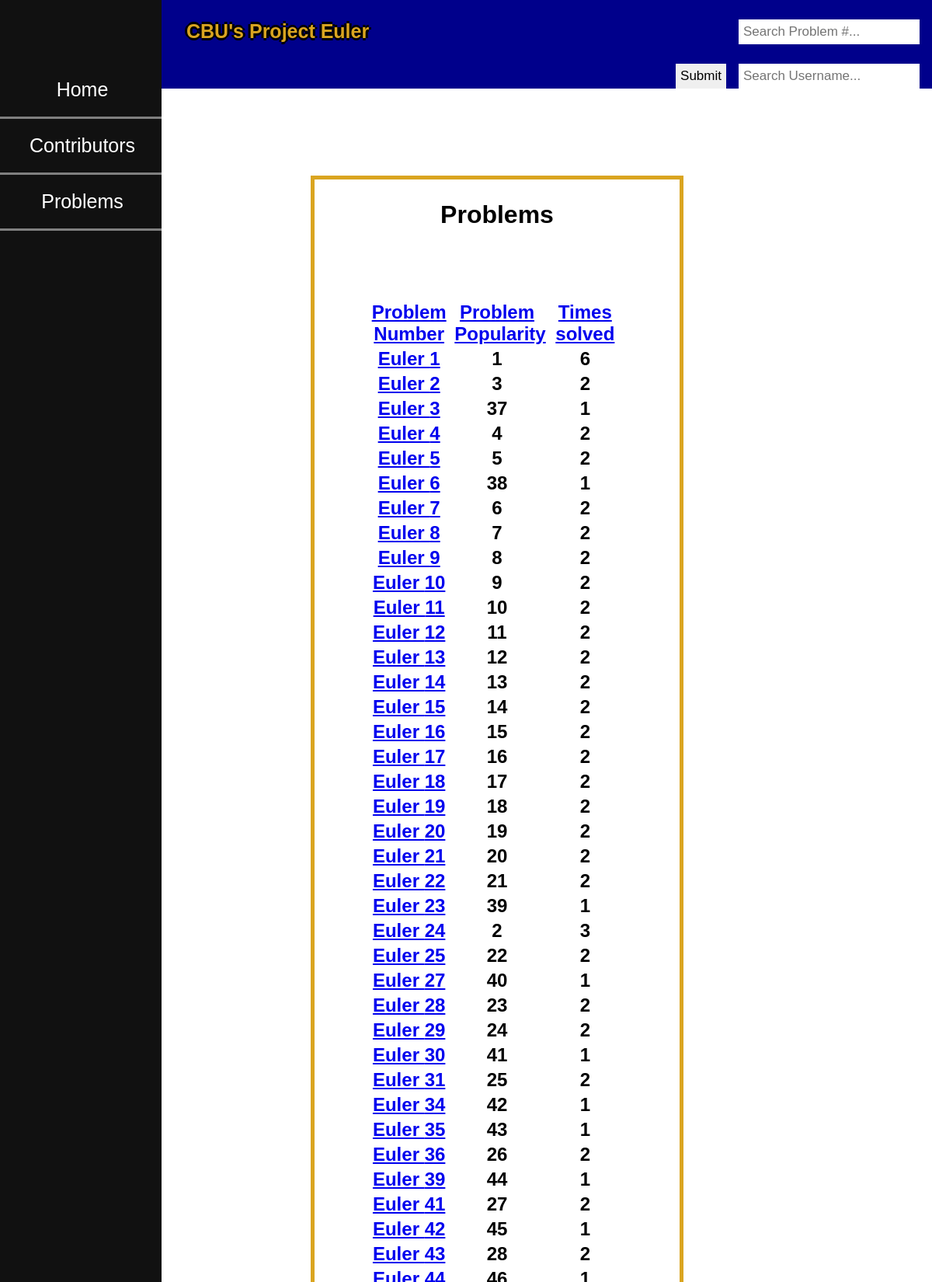
The page /problems/problem_number (upper part) on the database its author committed.
### tables this page shows
CREATE TABLE Problems (
  problem_number INTEGER PRIMARY KEY ,
  popularity integer NOT NULL,
  times_solved integer NOT NULL
);

### CBU_ACM_Data_Site.py (the view)
@app.route('/problems/<order>')
def problems(order):
    database = get_database()
    if order == 'problem_number':
        cur = database.execute('SELECT * FROM Problems ORDER BY problem_number')
    elif order == 'popularity':
        cur = database.execute('SELECT * FROM Problems ORDER BY popularity')
    else:
        cur = database.execute('SELECT * FROM Problems ORDER BY times_solved')
    return render_template('Problem_List.html',
                           problems=cur.fetchall())

### CBU_ACM_Data_Site.py (called while the page is built)
def connect_database():
    connection = sqlite3.connect(app.config['DATABASE'])
    connection.row_factory = sqlite3.Row
    return connection

def get_database():
    if not hasattr(g, 'sqlite_db'):
        g.sqlite_db = connect_database()
    return g.sqlite_db

### templates/Problem_List.html (shortened to what this page needs)
<!DOCTYPE html>
<Head>
    <link rel="stylesheet" type="text/css" href="{{ url_for('static', filename='css/Data_Site_Style_Sheet.css') }}"/>
</Head>
<div class="topnav" >
    <h1>CBU's Project Euler</h1>
    <form action="{{ url_for('main_page') }}" method="post">
        <input type="text" name="problem" placeholder="Search Problem #...">
        <input type="text" name="username" placeholder="Search Username...">
        <input type="submit" value="Submit">
    </form>
</div>
<div class="sidenav">
    <a class="active" href="{{ url_for('main_page') }}">Home</a>
    <a href="{{ url_for('contributors', order='rank') }}">Contributors</a>
    <a href="{{ url_for('problems', order='problem_number') }}">Problems</a>
</div>
<body>
    <div id="stats">
        <h2>Problems</h2>
        <table>
            <tr>
                <th><a href="{{ url_for('problems', order='problem_number') }}">Problem Number</a></th>
                <th><a href="{{ url_for('problems', order='popularity') }}">Problem Popularity</a></th>
                <th><a href="{{ url_for('problems', order='times_solved') }}">Times solved</a></th>
            </tr>
            {% for problem in problems %}
            <tr>
                <th><a href="{{ url_for('search_problem', problem=problem[0]) }}">Euler {{ problem[0]|e }}</a></th>
                <th>{{ problem[1]|e }}</th>
                <th>{{ problem[2]|e }}</th>
            </tr>
            {% endfor %}
        </table>
    </div>
</body>

### static/css/Data_Site_Style_Sheet.css (style rules this page uses)
body { background-image: url("https://wallpapercave.com/wp/PO6cjaY.jpg"); font-family: Helvetica, serif; color: Black; height: 100%; margin: 0; text-align: center; width: 100%; }
.topnav { overflow: hidden; background-color: #00008B; z-index: 2; width: 100%; }
.topnav h1 { float: left; display: block; text-align: center; padding: 9px 15pc; text-decoration: none; font-size: 25px; }
.topnav input[type=text] { float: right; padding: 6px; border: none; margin-top: 25px; margin-right: 16px; font-size: 17px; }
.topnav input[type=submit] { float: right; padding: 6px; border: none; margin-top: 25px; margin-right: 16px; font-size: 17px; }
.sidenav { height: 100%; width: 13pc; position: fixed; z-index: 1; top: 0; left: 0; background-color: #111; overflow-x: hidden; padding-top: 81px; }
.sidenav a { padding: 20px 12px 20px 16px; border-bottom: 3px solid grey; text-align: center; text-decoration: none; font-size: 25px; color: white; display: block; background-color: #111; }
#stats { border: 5px solid #DAA520; background: white; height: 100%; margin-left: 25pc; margin-right: 20pc; margin-top: 7pc; padding-bottom: 6pc; }
h1 { font-size: 300%; color: #DAA520; text-shadow: -3px 0 black, 0 3px black, 3px 0 black, 0 -3px black; }
h2 { font-size: 200%; }
table { table-layout: fixed; margin: auto; width: 100%; height: 40%; font-size: 150%; color: Black; padding: 4pc; }

### rows shown on the page
Problems: problem_number "1", popularity "1", times_solved "6"
Problems: problem_number "2", popularity "3", times_solved "2"
Problems: problem_number "3", popularity "37", times_solved "1"
Problems: problem_number "4", popularity "4", times_solved "2"
Problems: problem_number "5", popularity "5", times_solved "2"
Problems: problem_number "6", popularity "38", times_solved "1"
Problems: problem_number "7", popularity "6", times_solved "2"
Problems: problem_number "8", popularity "7", times_solved "2"
Problems: problem_number "9", popularity "8", times_solved "2"
Problems: problem_number "10", popularity "9", times_solved "2"
Problems: problem_number "11", popularity "10", times_solved "2"
Problems: problem_number "12", popularity "11", times_solved "2"
Problems: problem_number "13", popularity "12", times_solved "2"
Problems: problem_number "14", popularity "13", times_solved "2"
Problems: problem_number "15", popularity "14", times_solved "2"
Problems: problem_number "16", popularity "15", times_solved "2"
Problems: problem_number "17", popularity "16", times_solved "2"
Problems: problem_number "18", popularity "17", times_solved "2"
Problems: problem_number "19", popularity "18", times_solved "2"
Problems: problem_number "20", popularity "19", times_solved "2"
Problems: problem_number "21", popularity "20", times_solved "2"
Problems: problem_number "22", popularity "21", times_solved "2"
Problems: problem_number "23", popularity "39", times_solved "1"
Problems: problem_number "24", popularity "2", times_solved "3"
Problems: problem_number "25", popularity "22", times_solved "2"
Problems: problem_number "27", popularity "40", times_solved "1"
Problems: problem_number "28", popularity "23", times_solved "2"
Problems: problem_number "29", popularity "24", times_solved "2"
Problems: problem_number "30", popularity "41", times_solved "1"
Problems: problem_number "31", popularity "25", times_solved "2"
Problems: problem_number "34", popularity "42", times_solved "1"
Problems: problem_number "35", popularity "43", times_solved "1"
Problems: problem_number "36", popularity "26", times_solved "2"
Problems: problem_number "39", popularity "44", times_solved "1"
Problems: problem_number "41", popularity "27", times_solved "2"
Problems: problem_number "42", popularity "45", times_solved "1"
Problems: problem_number "43", popularity "28", times_solved "2"
